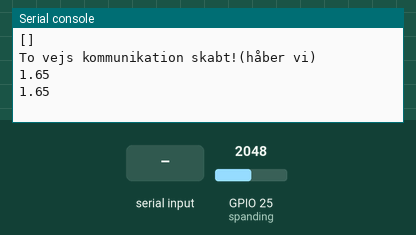
This program was run on a simulated ESP32 board running MicroPython. On the bench: the last lines printed to the serial console. The test bench sets the inputs (shaded band); at power-on: GPIO 25 (spanding) = 2048 (analog values on the 0–4095 scale).

Above: at 1.2 s.
1.3 s: "Batterystatus" typed at the serial console, then Enter
At 2.7 s:
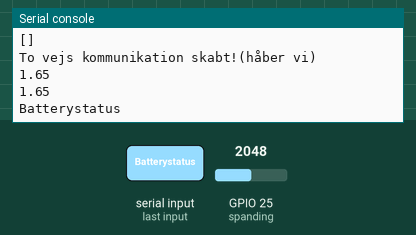
3.5 s: "Gruppestatus" typed at the serial console, then Enter
At 4.3 s:
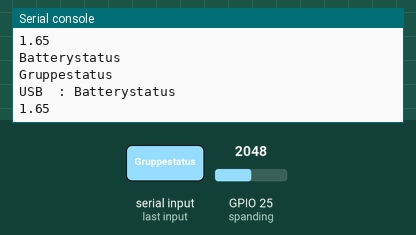
5.0 s: "Batterystatus\n" received over the second serial link
7.0 s: "Gruppestatus\n" received over the second serial link
9.0 s: "%" typed at the serial console, then Enter
At 10.7 s:
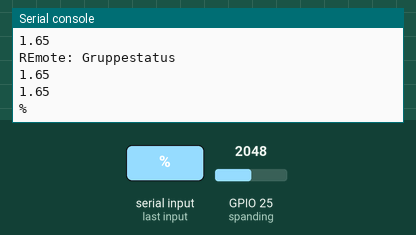
11.0 s: "Gruppe" typed at the serial console, then Enter
At 11.8 s:
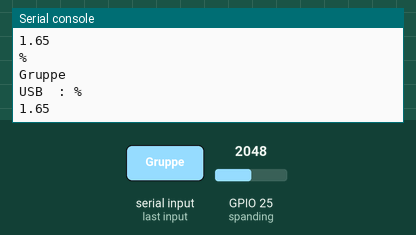

The program:

BoMonsterproject.py
```python
from machine import I2C
from time import sleep_ms,sleep
import sys,uselect
from machine import UART
from machine import ADC
from machine import Pin

eeprom_i2c_addr = 0x50
eeprom_mem_address = 0x01
eeprom_mem_addressgroup = 0x01
eeprom_mem_addressBAT = 0x02


def hashnumbers(inputString):
    return [char for char in inputString if char.isdigit()]

print(hashnumbers("super string"))    # []


def write_byte(i2cAddr, addr, val):
    ba = bytearray(1)
    ba[0] = val
    res = i2c.writeto_mem(i2cAddr, addr, ba, addrsize = 16)
    sleep_ms(5)
    return res
def read_byte(i2cAddr, addr):
    val = i2c.readfrom_mem(i2cAddr, addr, 1, addrsize = 16)
    return val[0]

def har_tal(inputString):
    return any(char.isdigit() for char in string)

spanding = ADC(Pin(25, Pin.IN),atten=3)
spanding.atten(ADC.ATTN_11DB)
spanding.width(ADC.WIDTH_12BIT)
i2c = I2C (0)

uart_remote_port = 1
uart_remote_pin_tx = 33
uart_remote_pin_rx = 32
uart_remote_speed = 9600

group_id = 99

uart_remote = UART(uart_remote_port, baudrate = uart_remote_speed, tx = uart_remote_pin_tx, rx = uart_remote_pin_rx)

usb = uselect.poll()
usb.register(sys.stdin, uselect.POLLIN)

print("To vejs kommunikation skabt!(håber vi)")
while True:

    spanding_val = spanding.read()
    batteriniva = spanding_val * (3.3 / 4096)
    batstatus = '%.0f' % (batteriniva)
    batstat = str(batstatus)
    print(batteriniva)
    sleep(1)
#Scan for connected devices
    if uart_remote.any() > 0:
        string = uart_remote.read().decode()
        string = string.strip()
        print("REmote: " + string)

        if 'Batterystatus' in string.split():
            batstatus = '%.0f' % (batteriniva)
            batstat = str(batstatus)
            uart_remote.write(batstat + "%")
        if 'Gruppestatus' in string:
            uart_remote.write("Gruppe 5")

        if '%' in string:
            procentstat = string.strip("Remote" + "%")
            procentstore = int(procentstat)
            print(procentstore)
            write_byte(eeprom_i2c_addr, eeprom_mem_addressBAT, procentstore)
            value = read_byte(eeprom_i2c_addr, eeprom_mem_addressBAT)
            print("Modtager gruppe batteri er")
            print(value)


        if 'Gruppe' in string.split():
            savedgroup = int(hashnumbers(string)[0])
            write_byte(eeprom_i2c_addr, eeprom_mem_addressgroup, savedgroup)
            value = read_byte(eeprom_i2c_addr, eeprom_mem_address)
            print("Modtager grupper er sparet som")
            print(value)


    if usb.poll(0):
        string = sys.stdin.readline()
        sys.stdin.readline()
        string = string.strip()
        print("USB  : " + string)
        uart_remote.write(string + "\n")


   
```

Measured:
- after the input at 1.3 s, the serial console: prints a new line after 0.70 s (image 1)
- after the input at 3.5 s, the serial console: prints a new line at once (image 2)
- after the input at 9.0 s, the serial console: prints a new line after 0.50 s (image 3)
- after the input at 11.0 s, the serial console: prints a new line at once (image 4)
